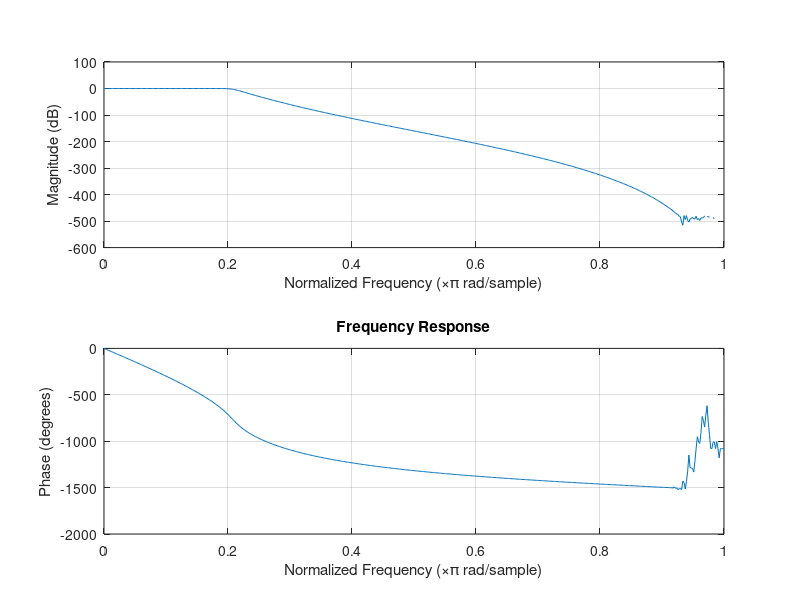
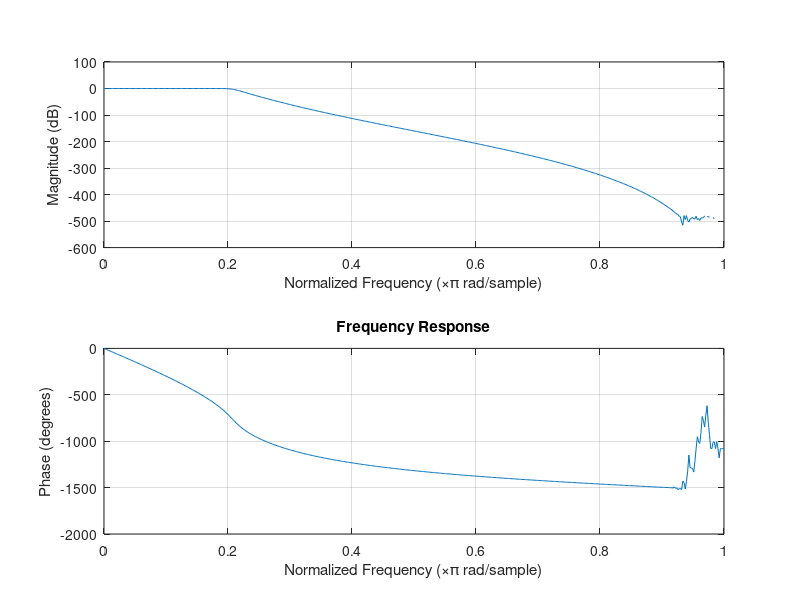
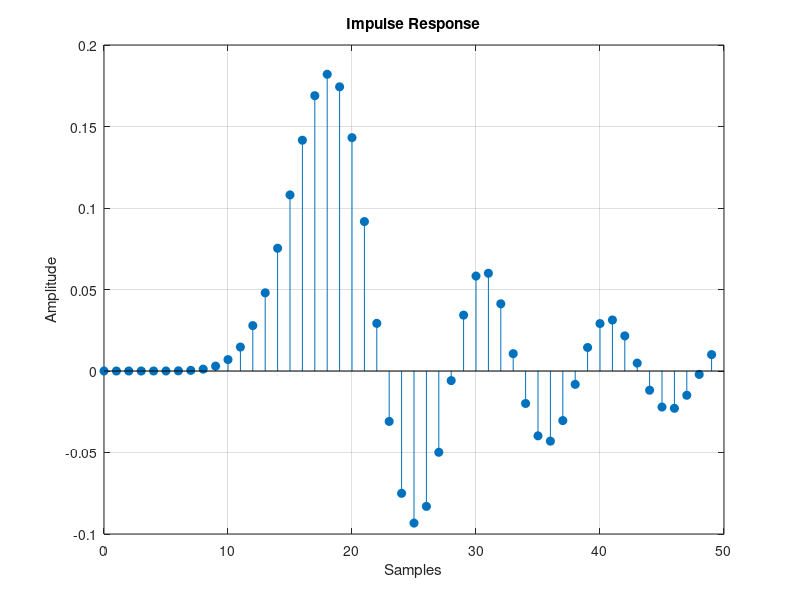
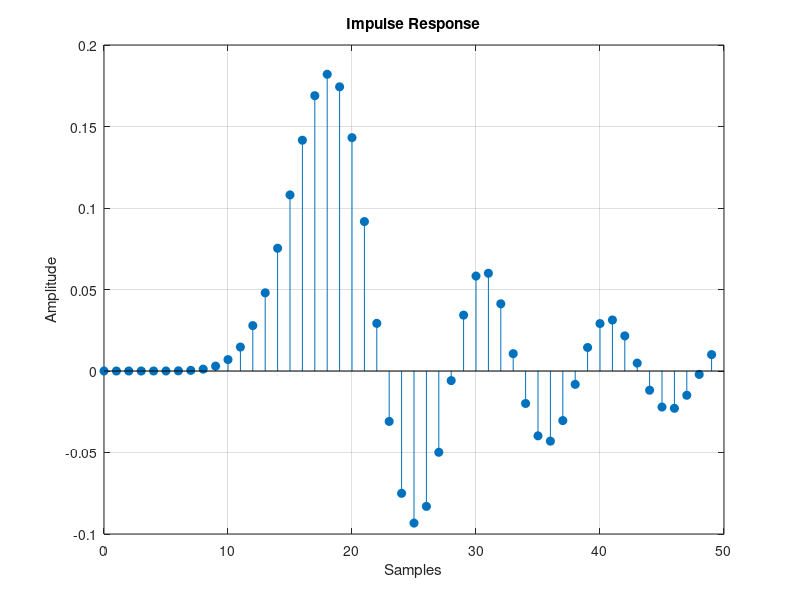

Write MATLAB code to recreate these figures, in order. (Note: this script raises an error after producing the figures.)
clc;
clear;
close all;

% Specifications
Fs = 10000;
Fp = 1000;
Fst = 1500;

% Determine minimum order and cutoff frequency
[N, Wn] = buttord(Fp/(Fs/2), Fst/(Fs/2), 1, 60);

% Design Butterworth Low-Pass Filter
[b, a] = butter(N, Wn);

%% Frequency Response
figure;
freqz(b, a);
title('Frequency Response');
saveas(gcf,'Frequency_Response.png');      % Save graph
savefig('Frequency_Response.fig');         % Editable MATLAB figure

%% Impulse Response
figure;
[h,n] = impz(b, a, 50);
stem(n,h,'filled');
title('Impulse Response');
xlabel('Samples');
ylabel('Amplitude');
grid on;
saveas(gcf,'Impulse_Response.png');
savefig('Impulse_Response.fig');

%% Step Response
figure;
stepz(b,a);
title('Step Response');
grid on;
saveas(gcf,'Step_Response.png');
savefig('Step_Response.fig');

%% Pole-Zero Plot
figure;
zplane(b,a);
title('Pole-Zero Plot');
grid on;
saveas(gcf,'Pole_Zero_Plot.png');
savefig('Pole_Zero_Plot.fig');

%% Display Results
fprintf('Minimum Filter Order (N) = %d\n', N);
fprintf('Cutoff Frequency (Wn) = %.4f\n', Wn);
